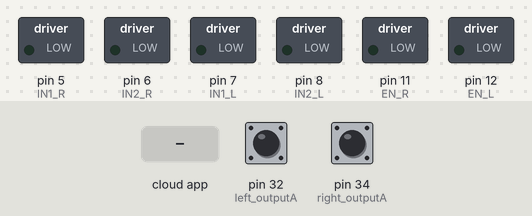
The sketch below on a simulated Arduino Mega 2560, built with avr-gcc and run on an emulated ATmega2560. Shown: switched loads named in the sketch (green lamp = pin HIGH). The inputs (shaded band) are chosen by the test bench; at power-on: pin 32 (left_outputA) HIGH, pin 34 (right_outputA) HIGH. The ROS host is connected and sends only what is stated.

Above: at 1.2 s.
1.3 s: the phone or cloud app sets linear.x to -100
At 1.8 s:
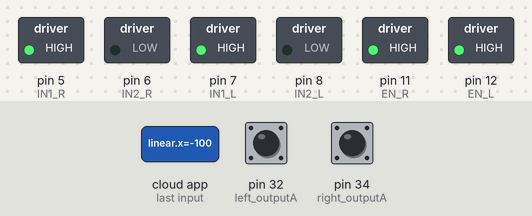
2.8 s: the phone or cloud app sets linear.x to 100
At 4.0 s:
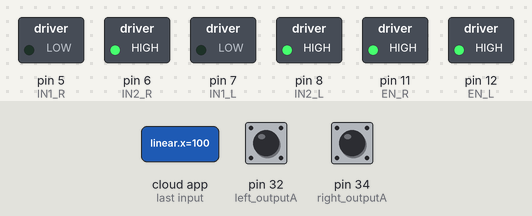
7.6 s: the phone or cloud app sets linear.x to 0
At 8.8 s:
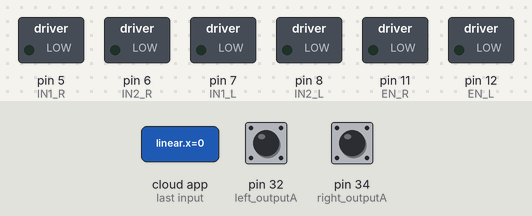
9.1 s: the phone or cloud app sets angular.z to -100
At 10.2 s:
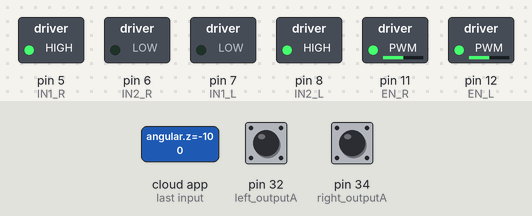
Timing chart, 0 to 11.6 s (numbered marks = the images above; inputs shaded):
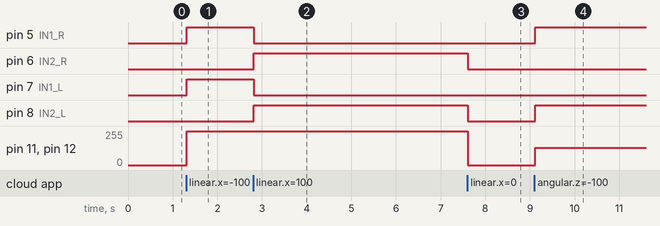

Measured:
- after the input at 1.3 s, pin 5 (IN1_R), pin 7 (IN1_L): LOW → HIGH at once; pin 11 (EN_R), pin 12 (EN_L): 0/255 → 255/255 at once
- after the input at 2.8 s, pin 5 (IN1_R), pin 7 (IN1_L): HIGH → LOW at once; pin 6 (IN2_R), pin 8 (IN2_L): LOW → HIGH at once
- after the input at 7.6 s, pin 6 (IN2_R), pin 8 (IN2_L): HIGH → LOW at once; pin 11 (EN_R), pin 12 (EN_L): 255/255 → 0/255 at once
- after the input at 9.1 s, pin 5 (IN1_R), pin 8 (IN2_L): LOW → HIGH at once; pin 11 (EN_R), pin 12 (EN_L): 0/255 → 128/255 at once

The sketch:

integration.ino
```cpp
/*
 * ********************************************************************************
 * SYSTEM            | moter_encoder_rosserial_integration
 * cmd_velの値をROSからsubscribeして、左右の回転速度に変換した値をモータに駆動して、
 * エンコーダの値をROSにpublishする機能を実装
 *
 * 左右のencoder値の符号が逆 : 何かを勘違いしている？→辻褄合わせるだけなら符号を統一すれば良い
 * Input Output 1024bytesが良い
 * ********************************************************************************
*/
#include <ros.h>
#include <std_msgs/Float32.h>
#include <geometry_msgs/Twist.h>
#include "Arduino.h"

/***********************************************************************
 * Define
 **********************************************************************/
// モータのプラス、マイナスピン
#define left_outputA   32
#define left_outputB   33
#define right_outputA  34
#define right_outputB  35

// モータドライバの正転、逆転を制御するピン
#define EN_L 12
#define IN1_L 7
#define IN2_L 8

#define EN_R 11
#define IN1_R 5
#define IN2_R 6

/***********************************************************************
 * Global variables
 **********************************************************************/
// left encoder
int left_counter = 0;
int left_counter_A;
int left_preoutput_A;

// right encoder
int right_counter = 0;
int right_counter_A;
int right_preoutput_A;

// cmd_vel
double w_r = 0.0;
double w_l = 0.0;

//wheel_rad is the wheel radius ,wheel_sep is
double wheel_rad = 0.03;
double wheel_sep = 0.32;

double speed_ang = 0.0;
double speed_lin = 0.0;

/***********************************************************************
 * ROS Function
 **********************************************************************/
void messageCb( const geometry_msgs::Twist& msg){
  speed_ang = msg.angular.z;
  speed_lin = msg.linear.x;
  w_r = (speed_lin/wheel_rad) + ((speed_ang*wheel_sep)/(2.0*wheel_rad));
  w_l = (speed_lin/wheel_rad) - ((speed_ang*wheel_sep)/(2.0*wheel_rad));
}

/***********************************************************************
 * ROS Parameter
 **********************************************************************/
ros::NodeHandle nh;

std_msgs::Float32 a;
std_msgs::Float32 b;
//Publish steps of left and right stepper motors
ros::Publisher pub1("lwheel", &a);
ros::Publisher pub2("rwheel", &b);
ros::Subscriber<geometry_msgs::Twist> sub("cmd_vel", &messageCb );

/***********************************************************************
 * Prototype Function
 **********************************************************************/
void Motors_init();
void MotorL(int Pulse_Width1);
void MotorR(int Pulse_Width2);

/**
 *****************************************************************************************************
 * setup
 *****************************************************************************************************
 */
void setup() {
    // モータのプラス、マイナスピン設定
    pinMode (left_outputA,INPUT);
    pinMode (left_outputB,INPUT);
    pinMode (right_outputA,INPUT);
    pinMode (right_outputB,INPUT);

    // モータドライバのピン設定
    Motors_init();

    Serial.begin (9600);
    // Reads the initial state of the left_outputA
    left_preoutput_A  = digitalRead(left_outputA);
    right_preoutput_A = digitalRead(right_outputA);

    // ROS Setup
    nh.initNode();
    nh.advertise(pub1);
    nh.advertise(pub2);
    nh.subscribe(sub);
}

/**
 *****************************************************************************************************
 * main loop
 *****************************************************************************************************
 */
void loop() {
    // モータに入力を加える
    MotorL(w_l * 24);
    MotorR(w_r*  24);

    // エンコーダのカウント
    update_left();
    update_right();

    // ROS Publish
    // 左右のencoder値の符号が異なるので、前進を+, 後進を-で統一した
    a.data = left_counter;
    b.data = right_counter;

    pub1.publish(&a);
    pub2.publish(&b);

    nh.spinOnce();
  //  delayMicroseconds(10);
    delay(10);
}

/***********************************************************************
 * Moter Function
 **********************************************************************/
void Motors_init(){

 pinMode(EN_L, OUTPUT);

 pinMode(EN_R, OUTPUT);

 pinMode(IN1_L, OUTPUT);

 pinMode(IN2_L, OUTPUT);

 pinMode(IN1_R, OUTPUT);

 pinMode(IN2_R, OUTPUT);

 digitalWrite(EN_L, LOW);

 digitalWrite(EN_R, LOW);

 digitalWrite(IN1_L, LOW);

 digitalWrite(IN2_L, LOW);

 digitalWrite(IN1_R, LOW);

 digitalWrite(IN2_R, LOW);

}

void MotorL(int Pulse_Width1){
 if (Pulse_Width1 > 0){

     analogWrite(EN_L, Pulse_Width1);

     digitalWrite(IN1_L, LOW);

     digitalWrite(IN2_L, HIGH);

 }

 if (Pulse_Width1 < 0){

     Pulse_Width1=abs(Pulse_Width1);

     analogWrite(EN_L, Pulse_Width1);

     digitalWrite(IN1_L, HIGH);

     digitalWrite(IN2_L, LOW);

 }

 if (Pulse_Width1 == 0){

     analogWrite(EN_L, Pulse_Width1);

     digitalWrite(IN1_L, LOW);

     digitalWrite(IN2_L, LOW);

 }

}


void MotorR(int Pulse_Width2){


 if (Pulse_Width2 > 0){

     analogWrite(EN_R, Pulse_Width2);

     digitalWrite(IN1_R, LOW);

     digitalWrite(IN2_R, HIGH);

 }

 if (Pulse_Width2 < 0){

     Pulse_Width2=abs(Pulse_Width2);

     analogWrite(EN_R, Pulse_Width2);

     digitalWrite(IN1_R, HIGH);

     digitalWrite(IN2_R, LOW);

 }

 if (Pulse_Width2 == 0){

     analogWrite(EN_R, Pulse_Width2);

     digitalWrite(IN1_R, LOW);

     digitalWrite(IN2_R, LOW);

 }

}

/***********************************************************************
 * Encoder Function
 **********************************************************************/
void update_left()
{
    left_counter_A = digitalRead(left_outputA); // Reads the "current" state of the back_left_outputA
    // If the previous and the current state of the back_left_outputA are different, that means a Pulse has occured
    if (left_counter_A != left_preoutput_A){
        // If the back_left_outputB state is different to the back_left_outputA state, that means the encoder is rotating clockwise
        if (digitalRead(left_outputB) != left_counter_A) {
        left_counter ++;
        } else {
        left_counter --;
        }
        Serial.print("left Position: ");
        Serial.println(left_counter);
    }
    left_preoutput_A = left_counter_A; // Updates the previous state of the back_left_outputA with the current state
}

void update_right()
{
    right_counter_A = digitalRead(right_outputA); // Reads the "current" state of the back_left_outputA
    // If the previous and the current state of the back_left_outputA are different, that means a Pulse has occured
    if (right_counter_A != right_preoutput_A){
        // If the back_left_outputB state is different to the back_left_outputA state, that means the encoder is rotating clockwise
        if (digitalRead(right_outputB) != right_counter_A) {
        right_counter ++;
        } else {
        right_counter --;
        }
        Serial.print("right Position: ");
        Serial.println(right_counter);
    }
    right_preoutput_A = right_counter_A; // Updates the previous state of the back_left_outputA with the current state
}
```
